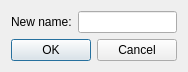
<?xml version="1.0" encoding="UTF-8"?>
<ui version="4.0">
 <class>Dialog</class>
 <widget class="QDialog" name="Dialog">
  <property name="geometry">
   <rect>
    <x>0</x>
    <y>0</y>
    <width>185</width>
    <height>65</height>
   </rect>
  </property>
  <property name="windowTitle">
   <string>Rename Playlist</string>
  </property>
  <layout class="QGridLayout" name="gridLayout_2">
   <item row="0" column="0">
    <layout class="QGridLayout" name="gridLayout">
     <item row="0" column="0">
      <layout class="QHBoxLayout" name="horizontalLayout">
       <item>
        <widget class="QLabel" name="label">
         <property name="text">
          <string>New name:</string>
         </property>
        </widget>
       </item>
       <item>
        <widget class="QLineEdit" name="nameLineEdit"/>
       </item>
      </layout>
     </item>
     <item row="1" column="0">
      <widget class="QDialogButtonBox" name="buttonBox">
       <property name="orientation">
        <enum>Qt::Horizontal</enum>
       </property>
       <property name="standardButtons">
        <set>QDialogButtonBox::Cancel|QDialogButtonBox::Ok</set>
       </property>
      </widget>
     </item>
    </layout>
   </item>
  </layout>
 </widget>
 <resources/>
 <connections>
  <connection>
   <sender>buttonBox</sender>
   <signal>accepted()</signal>
   <receiver>Dialog</receiver>
   <slot>accept()</slot>
   <hints>
    <hint type="sourcelabel">
     <x>248</x>
     <y>254</y>
    </hint>
    <hint type="destinationlabel">
     <x>157</x>
     <y>274</y>
    </hint>
   </hints>
  </connection>
  <connection>
   <sender>buttonBox</sender>
   <signal>rejected()</signal>
   <receiver>Dialog</receiver>
   <slot>reject()</slot>
   <hints>
    <hint type="sourcelabel">
     <x>316</x>
     <y>260</y>
    </hint>
    <hint type="destinationlabel">
     <x>286</x>
     <y>274</y>
    </hint>
   </hints>
  </connection>
 </connections>
</ui>
